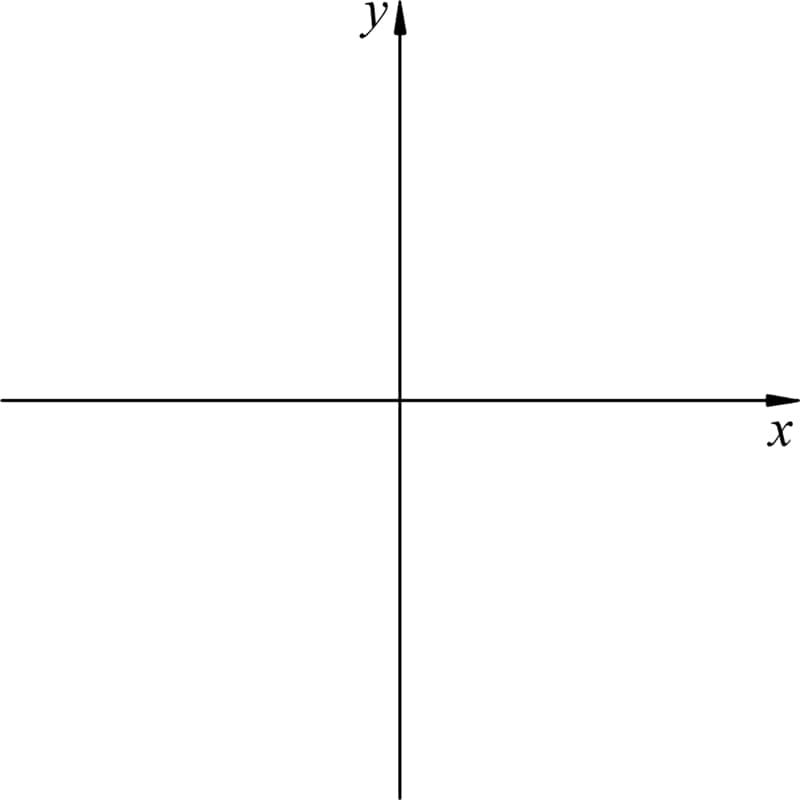
//> input picture coordinate_axes.jpg, 800 x 800 px
$ ./project   (built with g++ and OpenCV 4)
//> lines starting //> are read from the running program, lines starting //| are printed output that depends on the picture; after the words box and inside, x2 and y2 are one past the last pixel; in counts of white or black regions, pixels touching at a corner belong together
//> further down, trj_image is the input picture: 800 rows x 800 cols, CV_8UC3; min 0, max 255, mean 252.7
#include <opencv2/opencv.hpp>
#include <opencv2/calib3d/calib3d.hpp>
#include <opencv2/highgui/highgui.hpp>
#include <opencv2/imgproc/imgproc.hpp>
#include <stdio.h>
#include <iostream>
#include <opencv2/objdetect.hpp>
#include <opencv2/imgcodecs.hpp>
#include <opencv2/aruco.hpp>

using namespace cv;
using namespace std;

static double QR_CODE_WIDTH = 0.055;
static double MAP_WIDTH = 0.21;
static double MAP_HEIGHT = 0.3;
static double QR_CENTER_X = 0.115;
static double QR_CENTER_Y = 0.051;
static int  CHECKERBOARD[2]{3,7};

void get_camera_params(Mat &cameraMatrix, Mat &distCoeffs)
{
    vector<vector<Point3f> > objpoints;
    vector<vector<Point2f> > imgpoints;

    vector<Point3f> objp;
    for(int i{0}; i<CHECKERBOARD[1]; i++)
    {
        for(int j{0}; j<CHECKERBOARD[0]; j++)
        objp.push_back(Point3f(j,i,0));
    }

    vector<String> images;
    string path = "./img/*.jpg";

    glob(path, images);

    Mat frame, gray;
    vector<Point2f> corner_pts;
    bool success;

    for(int i{0}; i<images.size(); i++)
    {
        frame = imread(images[i]);
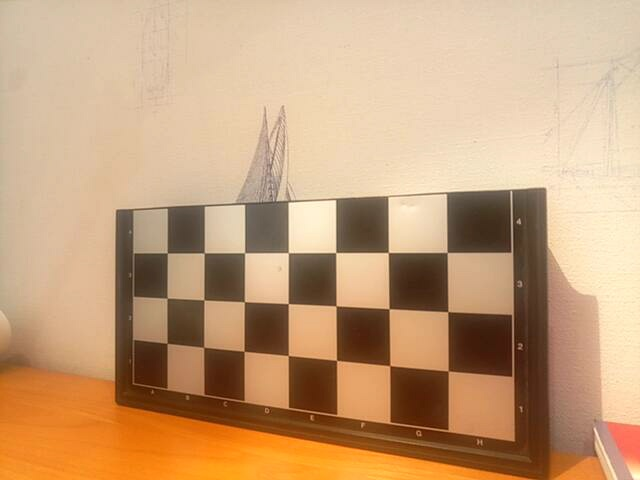
//> input picture img/chess0.jpg, 640 x 480 px
//> frame is the input picture: 480 rows x 640 cols, CV_8UC3; mean B, G, R 122.5, 160.2, 198.3
        cvtColor(frame,gray,COLOR_BGR2GRAY);
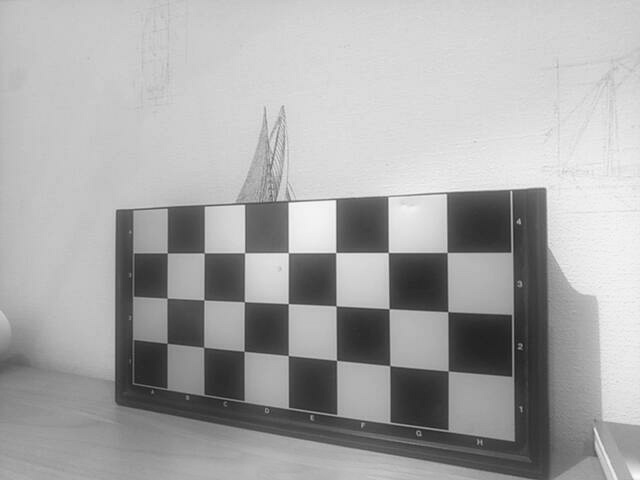
//> gray: 480 rows x 640 cols, CV_8UC1; min 29, max 251, mean 167.3

        success = findChessboardCorners(gray, Size(CHECKERBOARD[0], CHECKERBOARD[1]), corner_pts, CV_CALIB_CB_ADAPTIVE_THRESH | CV_CALIB_CB_FAST_CHECK | CV_CALIB_CB_NORMALIZE_IMAGE);
//> success = true; corner_pts = 21 Points (x, y), first 12: [447, 252.3], [447.8, 311.7], [448.4, 371], [388.4, 252.4], [389.3, 309.1], [389.9, 365.5], [335.8, 252.6], [335.9, 305.8], [336.5, 360.3], [288.4, 252.5], [288.1, 303.5], [288.2, 355.4]

        if(success)
        {
            TermCriteria criteria(CV_TERMCRIT_EPS | CV_TERMCRIT_ITER, 30, 0.001);
            cornerSubPix(gray, corner_pts, Size(11,11), Size(-1,-1), criteria);
//> corner_pts = 21 Points (x, y), first 12: [447, 252.4], [447.8, 311.7], [448.2, 370.9], [388.4, 252.5], [388.9, 308.7], [389.8, 365.6], [335.7, 252.5], [336.1, 305.9], [336.5, 360.4], [288.4, 252.7], [288.2, 303.6], [288.3, 355.5]

            objpoints.push_back(objp);
            imgpoints.push_back(corner_pts);
//> imgpoints = 1 point lists
        }
    }
//> pass 2 of the loop in get_camera_params, `for(int i{0}; i<images.size(); i++)`:
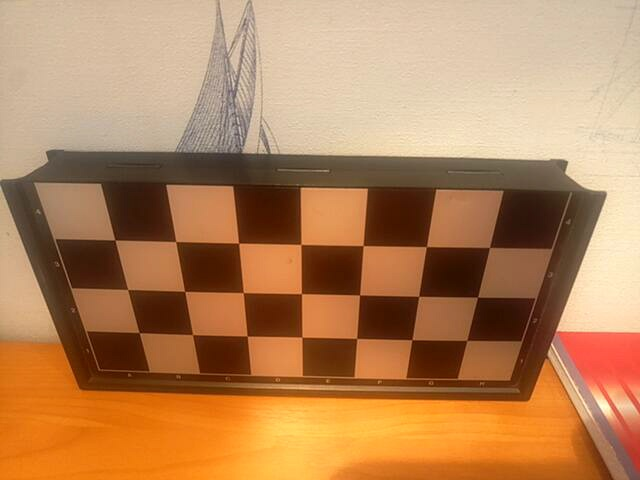
//> input picture img/chess1.jpg, 640 x 480 px
//> in get_camera_params, frame is the input picture: 480 rows x 640 cols, CV_8UC3; mean B, G, R 89.2, 132.3, 181.7
//> in get_camera_params, `cvtColor(frame,gray,COLOR_BGR2GRAY);`:
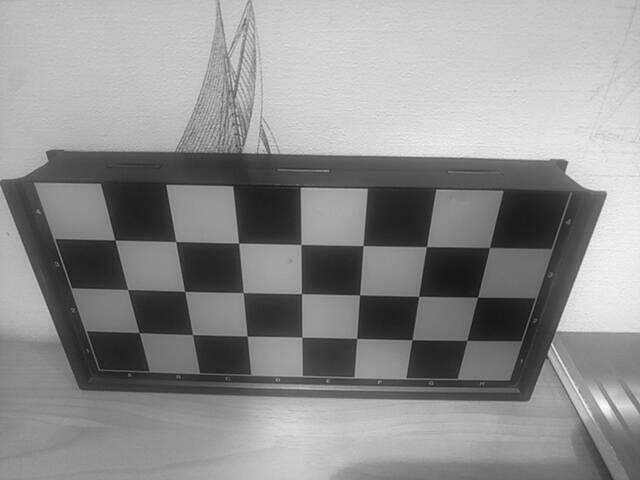
//> gray: 480 rows x 640 cols, CV_8UC1; min 11, max 251, mean 142.2
//> in get_camera_params, `success = findChessboardCorners(gray, Size(CHECKERBOARD[0], CHECKERBOA..`: corner_pts = 21 Points (x, y), first 12: [139.3, 332.7], [127.9, 289.4], [115.1, 240], [192.7, 334.4], [184.7, 291.5], [175.8, 241.5], [247.2, 336.1], [243.4, 292.5], [238.8, 243.3], [301.8, 337.2], [301.3, 293.6], [300.9, 244.3]
//> in get_camera_params, `cornerSubPix(gray, corner_pts, Size(11,11), Size(-1,-1), criteria);`: corner_pts = 21 Points (x, y), first 12: [139.2, 332.6], [127.7, 289.5], [114.9, 240.1], [192.6, 334.6], [184.7, 291.4], [175.7, 241.5], [247.2, 336.1], [243.3, 292.5], [238.6, 243.2], [301.8, 337.2], [301.5, 293.6], [300.8, 244.4]
//> imgpoints = 2 point lists
//> pass 3 of the loop in get_camera_params, `for(int i{0}; i<images.size(); i++)`:
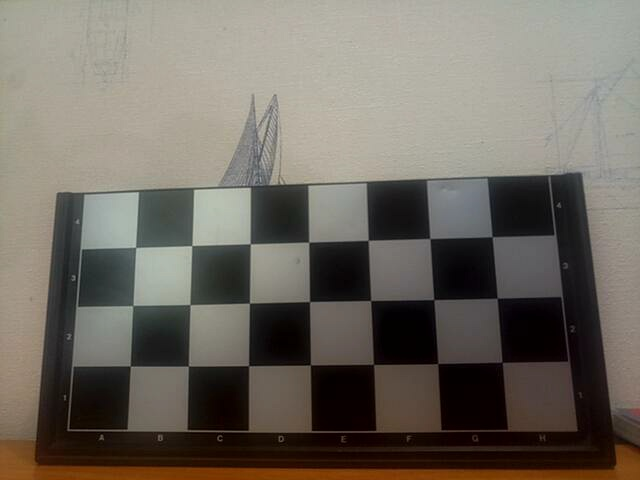
//> input picture img/chess2.jpg, 640 x 480 px
//> in get_camera_params, frame is the input picture: 480 rows x 640 cols, CV_8UC3; mean B, G, R 97.4, 106.3, 112.3
//> in get_camera_params, `cvtColor(frame,gray,COLOR_BGR2GRAY);`:
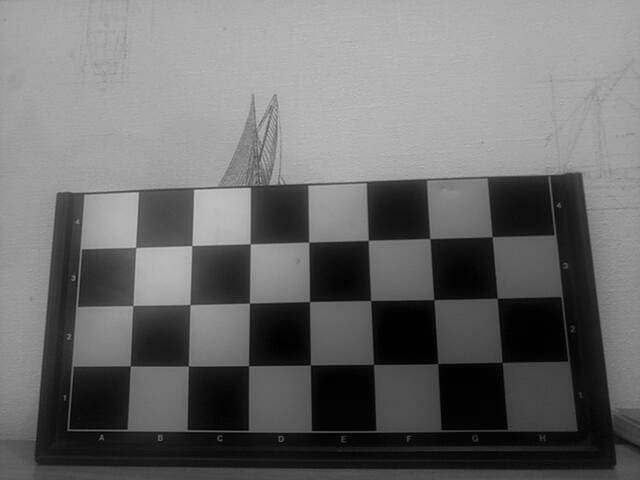
//> gray: 480 rows x 640 cols, CV_8UC1; min 0, max 199, mean 107.1
//> in get_camera_params, `success = findChessboardCorners(gray, Size(CHECKERBOARD[0], CHECKERBOA..`: corner_pts = 21 Points (x, y), first 12: [492.3, 236.7], [497.2, 298], [502.2, 362], [429.8, 238.6], [433.8, 299.5], [437.6, 363.5], [368, 240.1], [370.6, 300.6], [373.7, 364.2], [308.9, 242.3], [309.6, 301.6], [310.4, 364.7]
//> in get_camera_params, `cornerSubPix(gray, corner_pts, Size(11,11), Size(-1,-1), criteria);`: corner_pts = 21 Points (x, y), first 12: [492.1, 236.7], [497.3, 298.2], [502, 362.3], [429.9, 238.5], [433.7, 299.6], [437.7, 363.6], [368.2, 240.3], [370.7, 300.5], [373.4, 364.4], [308.8, 242.2], [309.5, 301.5], [310.4, 364.9]
//> imgpoints = 3 point lists
//> the loop made 4 passes; the first 3 are shown
    Mat R, T;
    calibrateCamera(objpoints, imgpoints, Size(gray.rows,gray.cols), cameraMatrix, distCoeffs, R, T);
}

void filter(vector<Point2f> &filtered_traj, vector<Point2f> &last_3_unfiltered, Point2f new_point){
    if(last_3_unfiltered.size() == 3){
        Point2f sum = new_point;
        for(int i=0; i<3; i++)
            sum +=last_3_unfiltered[i];
        filtered_traj.push_back(sum/4);
        last_3_unfiltered.erase(last_3_unfiltered.begin());
        last_3_unfiltered.push_back(new_point);
    }
    else{
        filtered_traj.push_back(new_point);
        last_3_unfiltered.push_back(new_point);
    }
}

void drawTrajectory(vector<Point2f>& trajectory, Mat& image) {
    vector<Point2f> im_coords;
    if(trajectory.size() > 3){
        for(int i=0; i < trajectory.size(); ++i) {
            Point2f p = trajectory[i];
            p.x = 400 + p.x*1000;
            p.y = 400 - p.y*1000;
            im_coords.push_back(p);
        }
        for (auto point = im_coords.begin(); point < im_coords.end() - 1; ++point) {
            line(image, point[0], point[1], Scalar(0,0,255), 3, LINE_AA, 0);
        }
    }
}

void find_corners(vector<Point> contour, vector<Point> &points)
{
    Point x_max, x_min, y_max, y_min;
    x_max = x_min = y_max = y_min = contour[0];
    for(int i=1; i<contour.size(); i++){
        Point cur = contour[i];
        if(x_max.x < cur.x) x_max = cur;
        if(x_min.x > cur.x) x_min = cur;
        if(y_max.y < cur.y) y_max = cur;
        if(y_min.y > cur.y) y_min = cur;
    }
    points.push_back(x_min);
    points.push_back(y_min);
    points.push_back(x_max);
    points.push_back(y_max);
}

void detect_QR_code(Mat frame, Mat &bbox)
{
    Mat gray, lap, blured;

    cvtColor(frame, gray, COLOR_BGR2GRAY);
    Laplacian(gray, lap, CV_32F, 3);
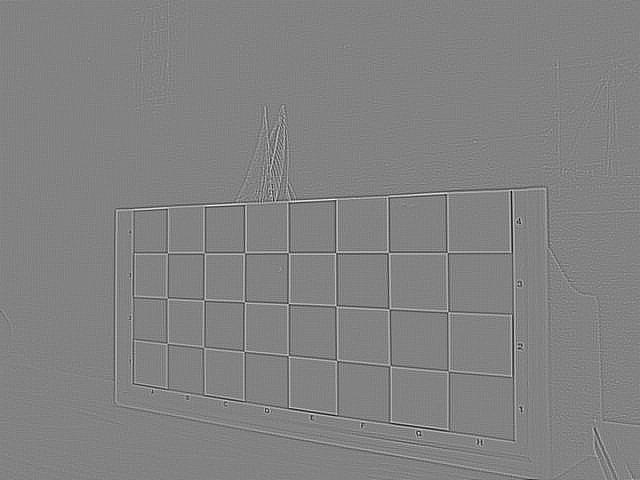
//> lap: 480 rows x 640 cols, CV_32FC1; min -578, max 552, mean 0; drawn with min black and max white
    convertScaleAbs(lap, gray);
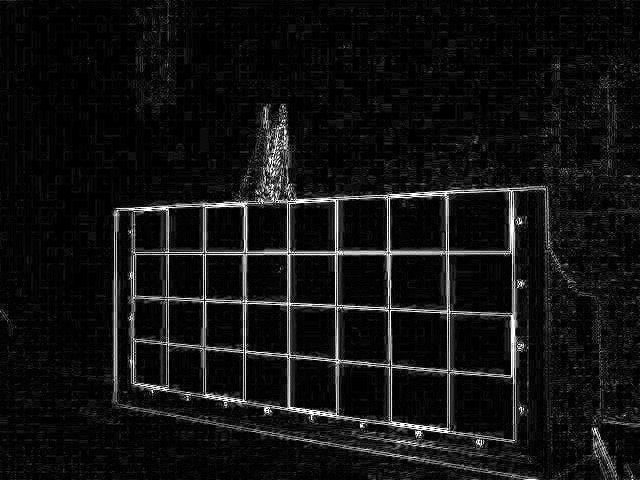
//> gray: 480 rows x 640 cols, CV_8UC1; min 0, max 255, mean 18.5
    GaussianBlur(gray, blured, Size(5,5), 0);
    threshold(blured, blured, 0, 255, CV_THRESH_BINARY | CV_THRESH_OTSU);
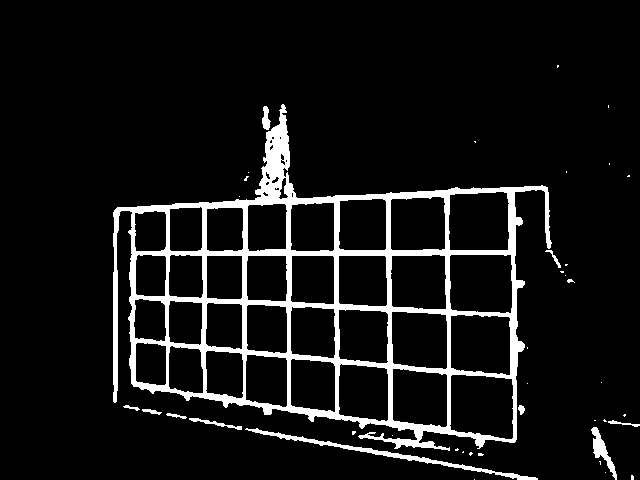
//> blured: 480 rows x 640 cols, CV_8UC1; 8.3% white; 40 white regions (28 under 20 px), largest, box (x1, y1, x2, y2) and area: (113, 104, 552, 451) 23095, (245, 428, 538, 480) 1169, (591, 427, 617, 480) 421
    morphologyEx(blured, blured, CV_MOP_CLOSE, getStructuringElement(CV_SHAPE_RECT, Size(3,3)), Point(-1,-1), 2);
    erode(blured, blured, Mat(), Point(-1,-1), 3);
    dilate(blured, blured, Mat(), Point(-1,-1), 2);
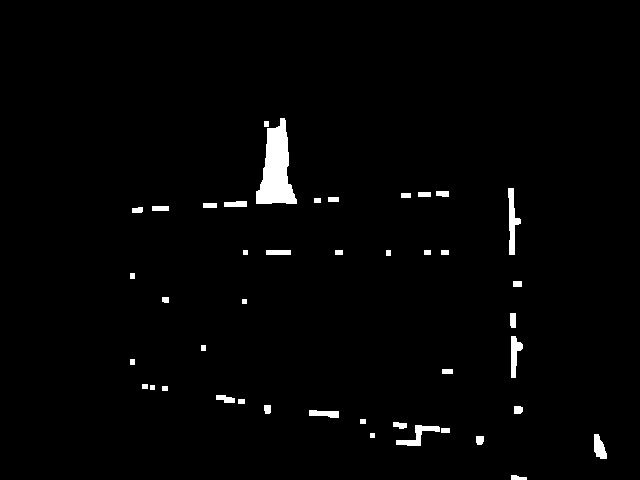
//> blured: 480 rows x 640 cols, CV_8UC1; 1.8% white; 43 white regions

    vector<vector<Point>>contours;
    findContours(blured, contours, CV_RETR_EXTERNAL, CV_CHAIN_APPROX_SIMPLE);
//> contours = 43 contours, 4 with area under 20; largest, box (x1, y1, x2, y2) and area: (256, 118, 297, 204) 1948, (508, 188, 521, 255) 346, (396, 425, 440, 446) 264, (511, 336, 523, 378) 237, (594, 434, 607, 459) 190
    if(contours.size()){
        double max_area = contourArea(contours[0]);
//> max_area = 43
        uint num = 0;
        for(uint i=0; i < contours.size(); i++){
            double contour_area = contourArea(contours[i]);
            if(max_area < contour_area){
                max_area = contour_area;
                num = i;
            }
        }
//> this loop made 43 passes
//> (contour_area, max_area) on passes 2, 3, 6, 41, 43: (51.5, 51.5), (190.5, 190.5), (264, 264), (346, 346), (1948, 1948)
//> contour_area on passes 1, 5, 7, 8, 9, 10: 43, 32, 56.5, 20, 142.5, 52.5
//> after the loop, max_area = 1948; num = 42

        vector<Point> corners, orthogonal_corn;
        find_corners(contours[num], corners);
//> in find_corners, `x_max = x_min = y_max = y_min = contour[0];`: x_max = Point(280, 118)
//> the loop in find_corners, `for(int i=1; i<contour.size(); i++)` made 53 passes
//> y_max on passes 1, 2, 4, 6, 8, 9, 10, 11, 12, 13, 14, 15: Point(280, 125), Point(279, 126), Point(277, 127), Point(275, 128), Point(267, 143), Point(266, 144), Point(266, 157), Point(265, 158), Point(265, 166), Point(263, 168), Point(263, 179), Point(262, 180)
//> x_min on passes 3, 5, 7, 22, 24: Point(278, 126), Point(276, 127), Point(267, 128), Point(258, 190), Point(256, 191)
//> in find_corners, `points.push_back(x_min);`: points = 1 Point (x, y): [256, 191]
//> in find_corners, `points.push_back(y_min);`: points = 2 Points (x, y): [256, 191], [280, 118]
//> in find_corners, `points.push_back(x_max);`: points = 3 Points (x, y): [256, 191], [280, 118], [296, 203]
//> in find_corners, `points.push_back(y_max);`: points = 4 Points (x, y): [256, 191], [280, 118], [296, 203], [256, 203]
//> corners has the same summary as points in find_corners

        orthogonal_corn.push_back(Point(50,250)); orthogonal_corn.push_back(Point(50, 50));
        orthogonal_corn.push_back(Point(250,50)); orthogonal_corn.push_back(Point(250,250));

        Mat h = findHomography( corners, orthogonal_corn, RANSAC ), tmpIm;
//> h = [[-0.977, -0.261, 299.2], [-0.118, -0.0181, 30.12], [-0.00391, -7.26e-05, 1]]
        warpPerspective(frame, tmpIm, h, tmpIm.size());
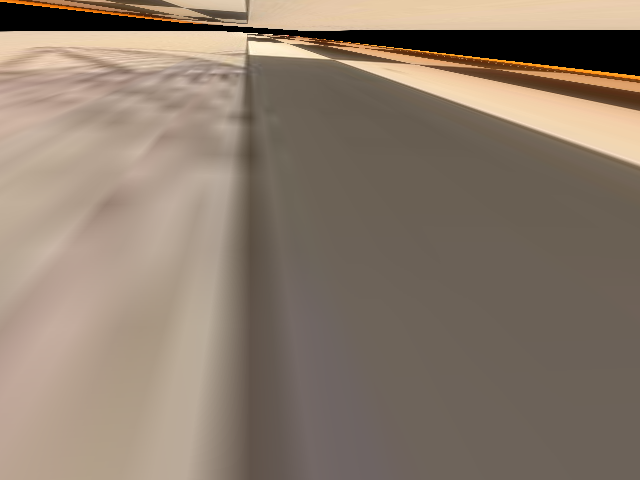
//> tmpIm: 480 rows x 640 cols, CV_8UC3; mean B, G, R 109.1, 124.1, 139.8

        QRCodeDetector qrDecoder = QRCodeDetector();
        Mat tmp_bbox;
        qrDecoder.detect(tmpIm, tmp_bbox);
//> tmp_bbox = empty
        if(!tmp_bbox.empty()){
            Mat h_inverse;
            h_inverse = findHomography(orthogonal_corn, corners, RANSAC);
            perspectiveTransform(tmp_bbox, bbox, h_inverse);
        }
        else bbox.release();
    }
    else bbox.release();
}

int main()
{
    Mat trj_image = imread("coordinate_axes.jpg", IMREAD_COLOR);

    Mat cameraMatrix, distCoeffs;
    get_camera_params(cameraMatrix, distCoeffs);

    VideoCapture cap(0);
    if (!cap.isOpened())
    {
        return -1;
    }

    namedWindow("Detection", cv::WindowFlags::WINDOW_AUTOSIZE);
    namedWindow("Trajectory", cv::WindowFlags::WINDOW_AUTOSIZE);

    vector<Point2f> trajectory;
    vector<Point2f> last_3_unfiltered;

    while (1)
    {
        Mat frame;
        bool bSuccess = cap.read(frame);
        if (!bSuccess)
        {
            cout << "Cannot read the frame from video file" << endl;
            break;
        }

        Mat bbox;
        detect_QR_code(frame, bbox);

        vector<Point3f> obj_coords;
        obj_coords.push_back(Point3f(0, 0, 0));
        obj_coords.push_back(Point3f(0, QR_CODE_WIDTH, 0));
        obj_coords.push_back(Point3f(QR_CODE_WIDTH, QR_CODE_WIDTH, 0));
        obj_coords.push_back(Point3f(QR_CODE_WIDTH, 0, 0));

        Mat rvec,tvec;

        if(!bbox.empty())
        {
            solvePnP(obj_coords, bbox, cameraMatrix, distCoeffs, rvec, tvec);

            cv::aruco::drawAxis(frame, cameraMatrix, distCoeffs, rvec, tvec, 0.02);

            Mat R, Rtt;
            Rodrigues(rvec,R);
            transpose(R,R);
            Mat1f temp = (-R*tvec);
            Point2f new_coord = Point2f(temp(0), temp(1));
            filter(trajectory, last_3_unfiltered, new_coord);
        }
        imshow("Trajectory", trj_image);
        drawTrajectory(trajectory, trj_image);

        imshow("Detection", frame);
        if (waitKey(30) == 27)
//> the Esc key is pressed
        {
            break;
        }
    }
    return 0;
}
